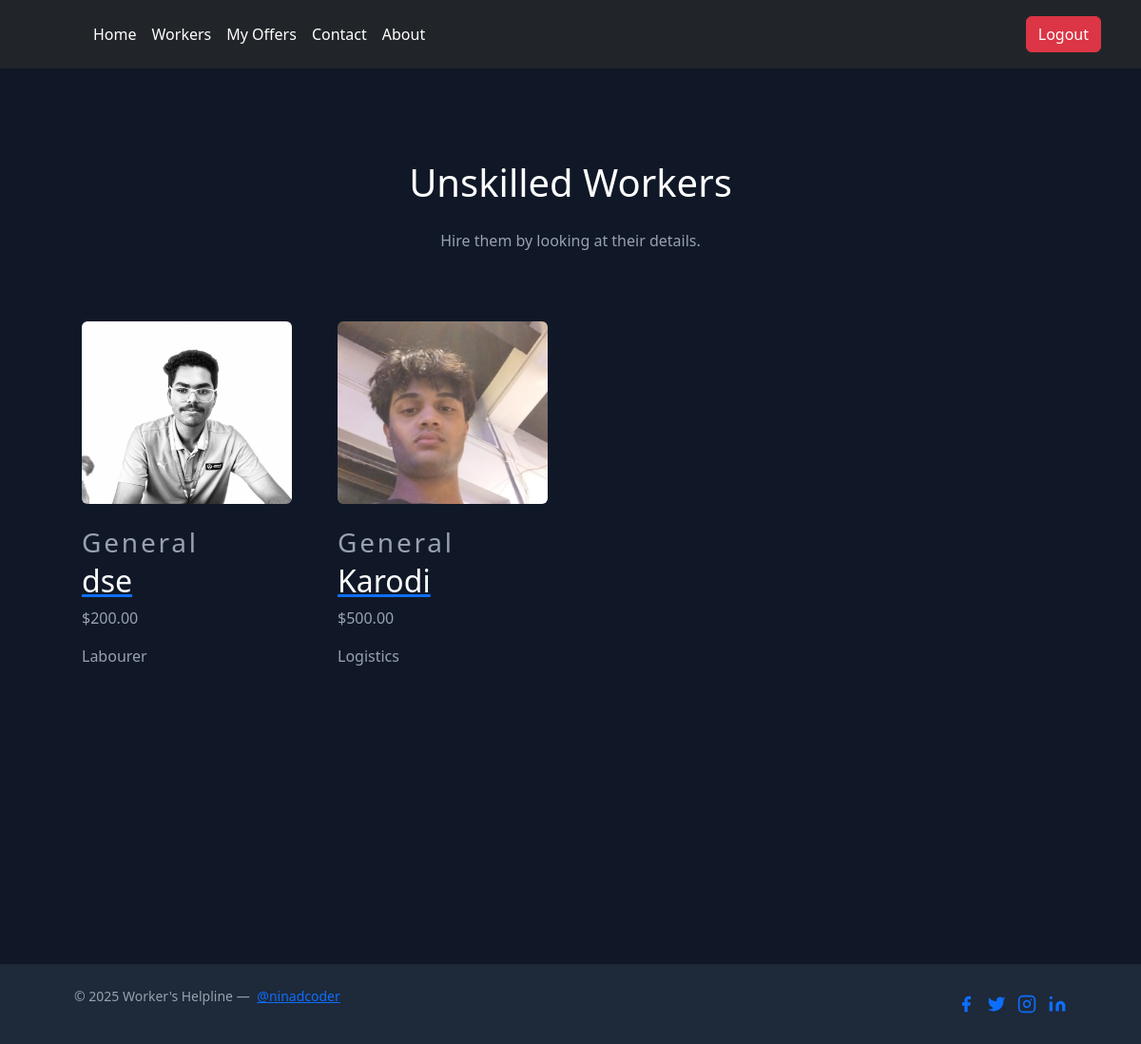
Page /workers/unskilled/ (signed in) on the committed database.
### users/models.py (models this page shows, shortened)
class Profile(models.Model):
    ROLE_CHOICES = [
        ('worker', 'Worker'),
        ('hirer', 'Hirer'),
    ]
    WORKER_TYPE_CHOICES = [
        ('qualified', 'Skilled Worker'),
        ('general', 'Unskilled Worker'),
    ]
    user = models.OneToOneField(User, on_delete=models.CASCADE)
    image = models.ImageField(default='default.jpg', upload_to='profile_pics')
    role = models.CharField(max_length=10, choices=ROLE_CHOICES, default='hirer')
    worker_type = models.CharField(max_length=20, choices=WORKER_TYPE_CHOICES, blank=True, null=True)
    job_profession = models.CharField(max_length=255, blank=True, null=True)
    age = models.PositiveIntegerField(blank=True, null=True)
    address = models.CharField(max_length=255, blank=True, null=True)
    wage = models.DecimalField(max_digits=10, decimal_places=2, blank=True, null=True)
    police_verified = models.BooleanField(default=False)

### workers_board/views.py (the view)
# urls.py: path('unskilled/', unskilled, name='unskilled'),
@login_required
def unskilled(request):
    unskilled_workers = Profile.objects.filter(role='worker', worker_type='general')
    return render(request, 'unskilled.html', {'workers': unskilled_workers})

### templates/unskilled.html (shortened to what this page needs)
{% extends "base.html" %}
{% block body %}
<section class="text-gray-400 bg-gray-900 body-font">
  <div class="container px-5 py-24 mx-auto">
    <div class="flex flex-col text-center w-full mb-12">
      <h1 class="sm:text-3xl text-2xl font-medium title-font mb-4 text-white">Unskilled Workers</h1>
      <p class="lg:w-2/3 mx-auto leading-relaxed text-base">Hire them by looking at their details.</p>
    </div>
    <div class="flex flex-wrap -m-4">
      {% for worker in workers %}
      <div class="lg:w-1/4 md:w-1/2 p-4 w-full">
        <a href="{% url 'hire' worker.user.id %}" class="block relative h-48 rounded overflow-hidden">
          {% if worker.image %}
            <img alt="Profile Image" class="object-cover object-center w-full h-full block" src="{{ worker.image.url }}">
          {% else %}
            <img alt="Profile Image" class="object-cover object-center w-full h-full block" src="https://dummyimage.com/420x260">
          {% endif %}
        </a>
        <div class="mt-4">
          <h3 class="text-gray-500 text-xs tracking-widest title-font mb-1">{{ worker.worker_type|title }}</h3>
          <a href="{% url 'hire' worker.user.id %}">
            <h2 class="text-white title-font text-lg font-medium">{{ worker.user.username }}</h2>
          </a>
          <p class="mt-1">${{ worker.wage }}</p>
          <p class="mt-1">{{ worker.job_profession }}</p>
        </div>
      </div>
      {% empty %}
      <p class="text-white">No skilled workers found.</p>
      {% endfor %}
    </div>
  </div>
</section>
{% endblock body %}

### rows in the picture
Profile: image (picture), worker_type "General", user.username "dse", wage "200.00", job_profession "Labourer"
Profile: image (picture), worker_type "General", user.username "Karodi", wage "500.00", job_profession "Logistics"
